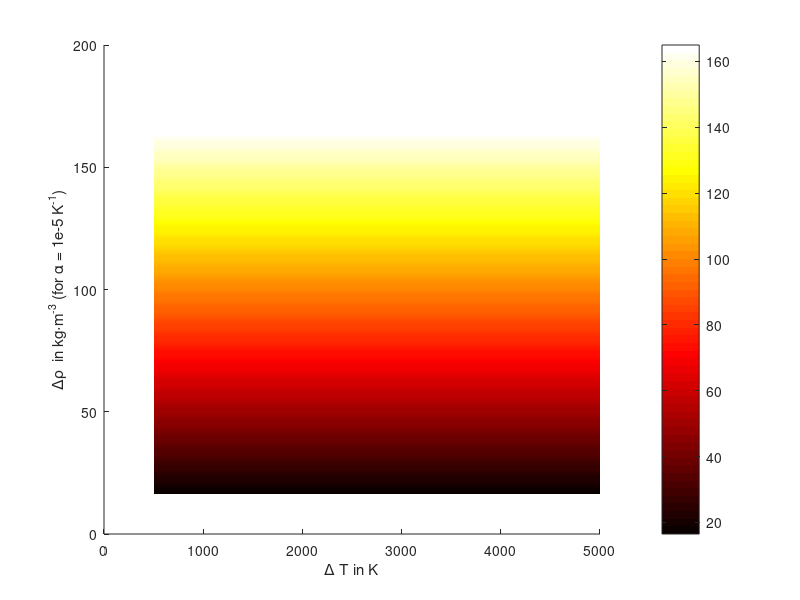

Recreate this plot in MATLAB.
%% deltaDensityTemp2.m
% 5/5/2009 Alessondra Springmann

%% initializations

% close all;
% clear all;

% T1 = 500:100:5000; % in C
rho_2 = 3400; %kg/m^3
rho_1 = 3300; %kg/m^3

alpha = 1e-5;% 1e-5 1e-6];

%% calculation

deltaT = 500:50:5000;

max = size(deltaT,2);

deltaT = deltaT';

delta_rho = zeros(max,max);

%figure(3)
hold on
for i = 1:max;
    delta_rho(i,:) = deltaT(i).*rho_1.*alpha; % change in density
    %plot(deltaT, delta_rho(i,1), '*', 'Color', [0 .5 i./max])
end

pcolor(deltaT, delta_rho(:,1), delta_rho(:,:));
shading interp;
colorbar;
colormap('hot')

xlabel('\Delta T in K')
ylabel('\Delta\rho  in kg\cdotm^{-3} (for \alpha = 1e-5 K^{-1})')
% legend(legend_str1, legend_str2, legend_str3, 'Location', 'East') 
hold off

print('-dpng', 'plots/deltaRho.png')